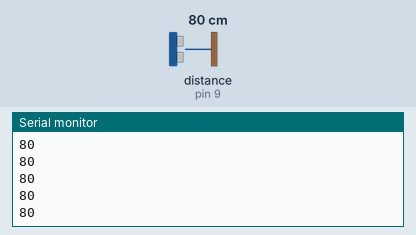
A sketch run on a simulated Arduino Uno, built with avr-gcc and run on an emulated ATmega328P. Shown: the last lines printed to the serial monitor. Wiring (inferred from the names in the program): ultrasonic range finder: trigger pin 8; echo pin 9. The inputs (shaded band) are chosen by the test bench; at power-on: distance to the obstacle (sensor on pin 9) 80 cm. The echo pulse lasts 58.3 µs per cm.

Above: at 1.2 s.
1.3 s: distance to the obstacle (sensor on pin 9) set to 2 cm
At 2.1 s:
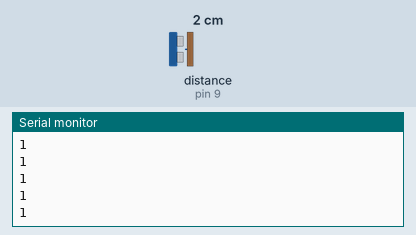
2.8 s: distance to the obstacle (sensor on pin 9) set to 4 cm
At 3.8 s:
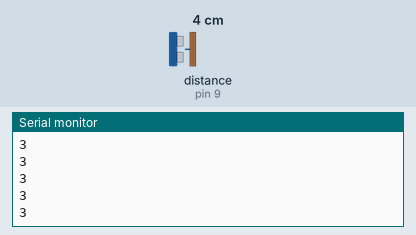
Timing chart, 0 to 5.8 s (numbered marks = the images above; inputs shaded):
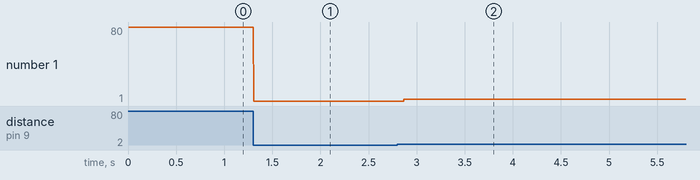

The sketch:

Sensor_ultrasonico.ino
```cpp
#define Pecho 9
#define Ptrig 8

long duracion, distancia;

void setup() {
  Serial.begin (9600);       // inicializa el puerto seria a 9600 baudios
  pinMode(Pecho, INPUT);
  pinMode(Ptrig, OUTPUT);
  }

void loop() {

  digitalWrite(Ptrig, LOW);
  delayMicroseconds(2);
  digitalWrite(Ptrig, HIGH);
  delayMicroseconds(10);
  digitalWrite(Ptrig, LOW);


  //Primer Sensor
  duracion = pulseIn(Pecho, HIGH);
  distancia = (duracion/2) / 29;            // calcula la distancia en centimetros
  Serial.println(distancia);
}
```

Measured:
- after the input at 1.3 s, the serial monitor: prints a new line at once (image 1)
- after the input at 2.8 s, the serial monitor: prints a new line after 0.07 s (image 2)
- plotted number 1: 80 → 1 after the input at 1.3 s, 1 → 3 after the input at 2.8 s
